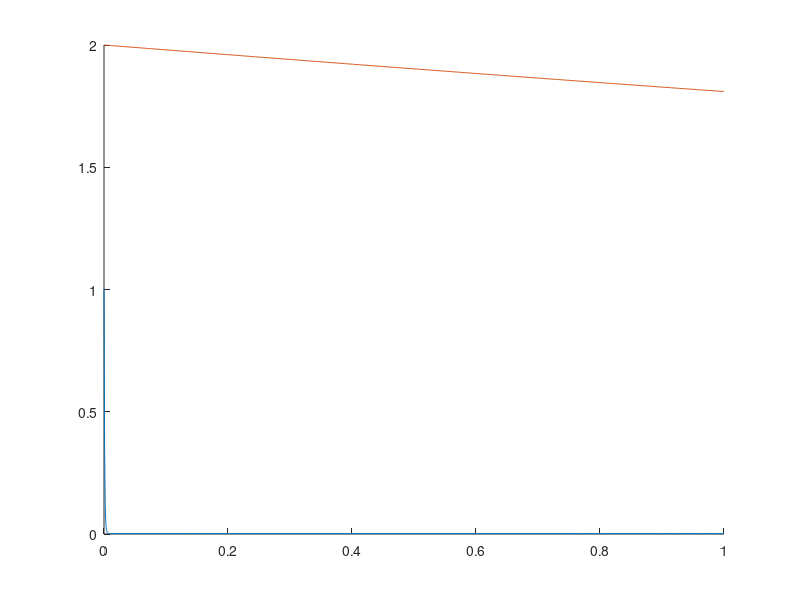

MATLAB code to generate this figure:
% how does matlab files work...

[t,u] = ode23(@(t,u) [-1000*u(1) + u(2), -u(2)/10],[0,1],[1,2]);

hold on
plot(t,u(:,1))
plot(t,u(:,2))